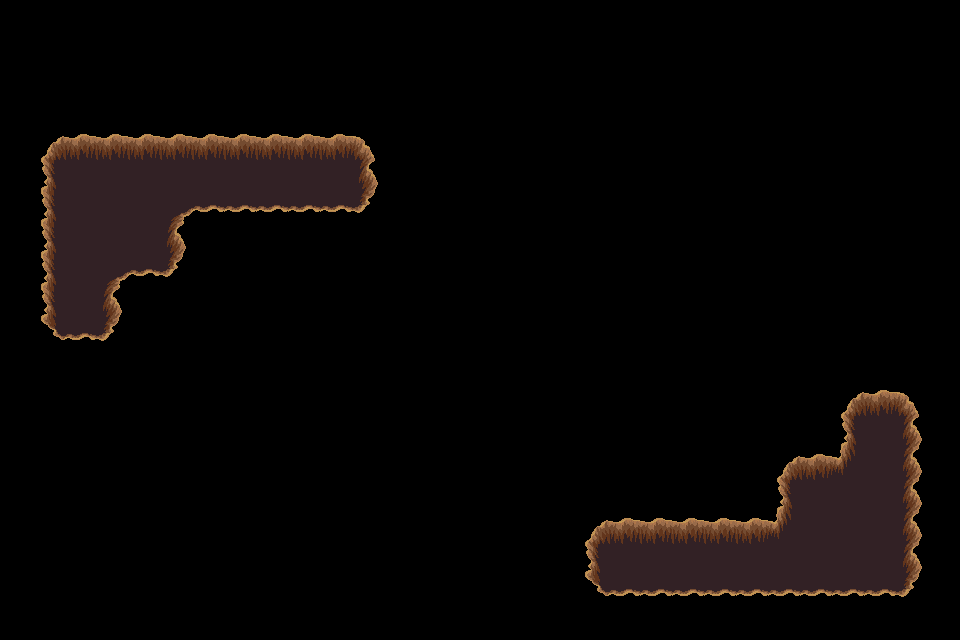

This game map was drawn from its Tiled (.tmx) file and the tilesets committed beside it. A one-line description and the full map source follow:
An orthogonal 30x20 tile map with 32x32 px tiles, 1 tile layer (trou), 2 tilesets.

<map version="1.4" tiledversion="1.4.3" orientation="orthogonal" renderorder="right-down" width="30" height="20" tilewidth="32" tileheight="32" infinite="0" nextlayerid="9" nextobjectid="1">
 <tileset firstgid="1" source="../../dungeon_green.tsx" />
 <tileset firstgid="530" source="../../dungeon.tsx" />
 <layer id="8" name="trou" width="30" height="20">
  <data encoding="csv">
0,0,0,0,0,0,0,0,0,0,0,0,0,0,0,0,0,0,0,0,0,0,0,0,0,0,0,0,0,0,
0,0,0,0,0,0,0,0,0,0,0,0,0,0,0,0,0,0,0,0,0,0,0,0,0,0,0,0,0,0,
0,0,0,0,0,0,0,0,0,0,0,0,0,0,0,0,0,0,0,0,0,0,0,0,0,0,0,0,0,0,
0,0,0,0,0,0,0,0,0,0,0,0,0,0,0,0,0,0,0,0,0,0,0,0,0,0,0,0,0,0,
0,432,433,433,433,433,433,433,433,433,433,434,0,0,0,0,0,0,0,0,0,0,0,0,0,0,0,0,0,0,
0,455,456,456,456,456,456,456,456,456,456,457,0,0,0,0,0,0,0,0,0,0,0,0,0,0,0,0,0,0,
0,455,456,456,456,387,479,479,479,479,479,480,0,0,0,0,0,0,0,0,0,0,0,0,0,0,0,0,0,0,
0,455,456,456,456,457,0,0,0,0,0,0,0,0,0,0,0,0,0,0,0,0,0,0,0,0,0,0,0,0,
0,455,456,387,479,480,0,0,0,0,0,0,0,0,0,0,0,0,0,0,0,0,0,0,0,0,0,0,0,0,
0,455,456,457,0,0,0,0,0,0,0,0,0,0,0,0,0,0,0,0,0,0,0,0,0,0,0,0,0,0,
0,478,479,480,0,0,0,0,0,0,0,0,0,0,0,0,0,0,0,0,0,0,0,0,0,0,0,0,0,0,
0,0,0,0,0,0,0,0,0,0,0,0,0,0,0,0,0,0,0,0,0,0,0,0,0,0,0,0,0,0,
0,0,0,0,0,0,0,0,0,0,0,0,0,0,0,0,0,0,0,0,0,0,0,0,0,0,432,433,434,0,
0,0,0,0,0,0,0,0,0,0,0,0,0,0,0,0,0,0,0,0,0,0,0,0,0,0,455,456,457,0,
0,0,0,0,0,0,0,0,0,0,0,0,0,0,0,0,0,0,0,0,0,0,0,0,432,433,411,456,457,0,
0,0,0,0,0,0,0,0,0,0,0,0,0,0,0,0,0,0,0,0,0,0,0,0,455,456,456,456,457,0,
0,0,0,0,0,0,0,0,0,0,0,0,0,0,0,0,0,0,432,433,433,433,433,433,411,456,456,456,457,0,
0,0,0,0,0,0,0,0,0,0,0,0,0,0,0,0,0,0,455,456,456,456,456,456,456,456,456,456,457,0,
0,0,0,0,0,0,0,0,0,0,0,0,0,0,0,0,0,0,478,479,479,479,479,479,479,479,479,479,480,0,
0,0,0,0,0,0,0,0,0,0,0,0,0,0,0,0,0,0,0,0,0,0,0,0,0,0,0,0,0,0
</data>
 </layer>
</map>
